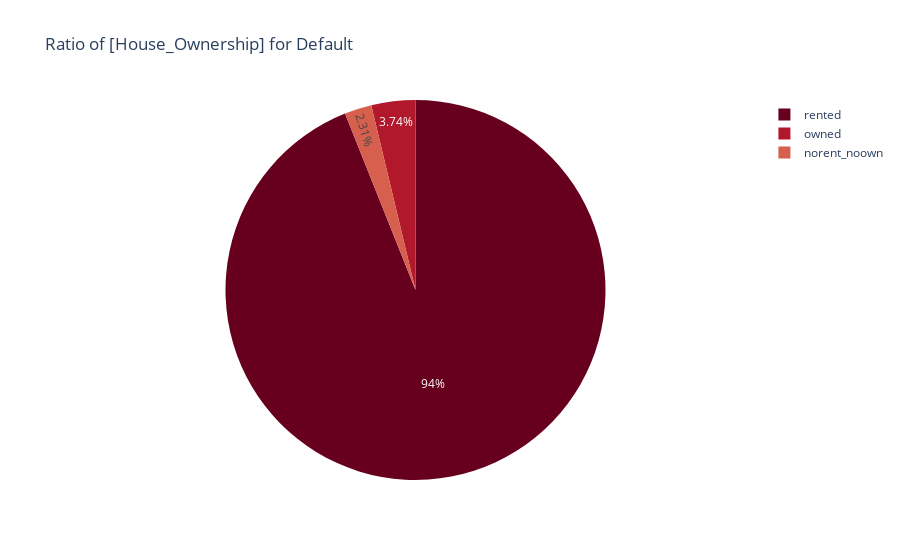

Notebook code cell kept with this figure:
### Code cell
# 체납한 사람(Default=Risk_Flag가 1)의 자가 보유 비율
fig=px.pie(values=df[(df.Risk_Flag==1)]['House_Ownership'].value_counts(), 
           names=df[(df.Risk_Flag==1)]['House_Ownership'].value_counts().index,
           title='Ratio of [House_Ownership] for Default',
          color_discrete_sequence=px.colors.sequential.RdBu)
fig.show()

### Figure 1 — Plotly figure (JSON) as saved in the notebook; plotly's stock layout.template omitted (floating-point values rounded to 4 significant figures)
{"data": [{"domain": {"x": [0, 1], "y": [0, 1]}, "hovertemplate": "label=%{label}<br>value=%{value}<extra></extra>", "labels": ["rented", "owned", "norent_noown"], "legendgroup": "", "name": "", "showlegend": true, "type": "pie", "values": [29121, 1160, 715]}], "layout": {"autosize": true, "legend": {"tracegroupgap": 0}, "piecolorway": ["rgb(103,0,31)", "rgb(178,24,43)", "rgb(214,96,77)", "rgb(244,165,130)", "rgb(253,219,199)", "rgb(247,247,247)", "rgb(209,229,240)", "rgb(146,197,222)", "rgb(67,147,195)", "rgb(33,102,172)", "rgb(5,48,97)"], "title": {"text": "Ratio of [House_Ownership] for Default"}}}
